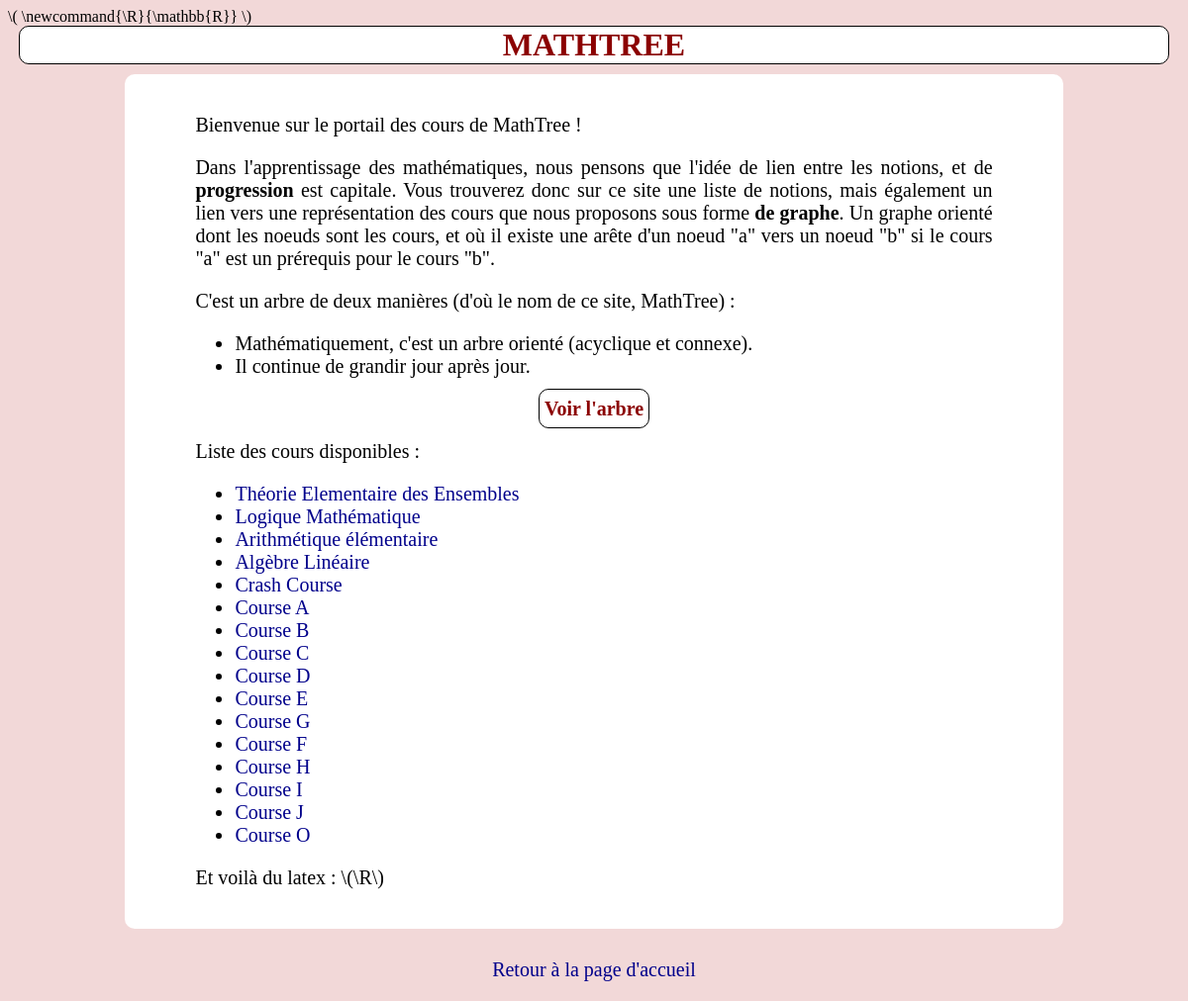
Page /courses/ on the committed database.
### Courses/models.py (models this page shows, shortened)
class Course(models.Model) :
    name = models.CharField(max_length = big_number)
    x_position = models.FloatField(default=0)
    y_position = models.FloatField(default=0)
    description = models.TextField(default = "")

### Courses/views.py (the view)
# urls.py: path('', views.courses.as_view(), name = "courses"),
class courses(ListView) :
    template_name = 'Courses/courses.html'
    context_object_name = 'Courses_list'
    def get_queryset(self) :
        return Course.objects.all()

### Courses/templates/Courses/courses.html
{% extends "Courses/courses_base.html" %}
{% block content_ %}
<p> Bienvenue sur le portail des cours de MathTree !</p>
<p>Dans l'apprentissage des mathématiques, nous pensons que l'idée de lien entre les notions, et de <strong>progression</strong> est capitale. Vous trouverez donc sur ce site une liste de notions, mais également un lien vers une représentation des cours que nous proposons sous forme <strong>de graphe</strong>. Un graphe orienté dont les noeuds sont les cours, et où il existe une arête d'un noeud "a" vers un noeud "b" si le cours "a" est un prérequis pour le cours "b".</p>
<p>C'est un arbre de deux manières (d'où le nom de ce site, MathTree) : </p>
<ul>
    <li>Mathématiquement, c'est un arbre orienté (acyclique et connexe).</li>
    <li>Il continue de grandir jour après jour.</li>
</ul>
<div class="center"><a href="{% url 'general_tree_view' %}" class="link_button">Voir l'arbre</a></div>
<div class="course_list">
<p>Liste des cours disponibles :</p>
{% if Courses_list %}
    <ul>
        {% for course in Courses_list %}
        <li><a href="{% url 'course_view' course.name %}" title="{% for chapter in course.chapter_set.all %}{{forloop.counter}}. {{chapter.name}}&#10;{% endfor %}">{{course.name}}</a></li>
        {% endfor %}
    </ul>
{% endif %}
</div>
<p>Et voilà du latex : \(\R\) </p>
{% endblock %}

### HomePage/static/HomePage/style.css (style rules this page uses)
a.link_button { text-align: center; border: solid black 1.5px; border-radius: 10px; padding: 8px 5px; font-weight: 550; text-decoration: none; }
a.link_button:link { color: darkred; }
.center { text-align: center; }
.course_list a { color:darkblue; text-decoration: none; }

### rows in the picture
Course: name "Théorie Elementaire des Ensembles"
Course: name "Logique Mathématique"
Course: name "Arithmétique élémentaire"
Course: name "Algèbre Linéaire"
Course: name "Crash Course"
Course: name "Course A"
Course: name "Course B"
Course: name "Course C"
Course: name "Course D"
Course: name "Course E"
Course: name "Course G"
Course: name "Course F"
Course: name "Course H"
Course: name "Course I"
Course: name "Course J"
Course: name "Course O"
